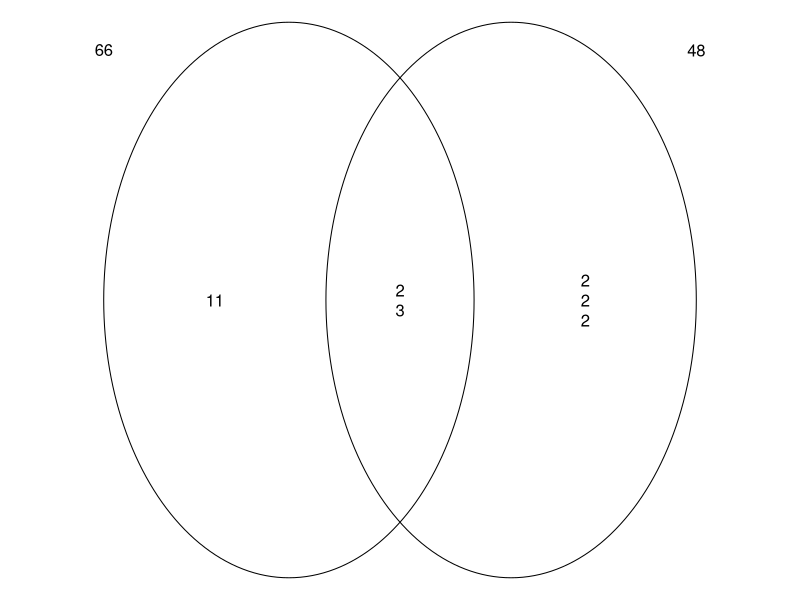

Write the R code that produced this figure.
## ---- chunk 1
gcd2 <- function(a, b) {
  if (b == 0) a else Recall(b, a %% b)
}
gcd <- function(...) Reduce(gcd2, c(...))
while(T){
    primes = c(2,3,5,7,11)
    n1 = sample(3:7,1)
    n2 = sample(3:7,1)
    p1 = sample(primes,n1,T,c(8,5,6,3,3))
    p2 = sample(primes,n2,T,c(8,5,6,3,3))
    c1 = prod(p1)
    c2 = prod(p2)
    gcf = gcd2(c1,c2)
    lcm = c1*c2/gcf
    if(gcf>1 && sum(c1==7)<2 && sum(c1==11)<2 && sum(c2==7)<2 && sum(c2==11)<2 && c1<500 && c2<500 && lcm>max(c(c1,c2)) && !(gcf %in% primes)){break}
}


## ---- chunk 2
vals1 = sort(unique(p1))
cnts1 = numeric()
for(v in vals1){
    cnts1 = c(cnts1,sum(p1==v))
}
ex1 = paste0(vals1,"^{",cnts1,"}",collapse="\\cdot ")

vals2 = sort(unique(p2))
cnts2 = numeric()
for(v in vals2){
    cnts2 = c(cnts2,sum(p2==v))
}
ex2 = paste0(vals2,"^{",cnts2,"}",collapse="\\cdot ")

vals3 = unique(c(p1,p2))
cnts3 = numeric()
p3 = numeric()

Acnt = cnts1
Bcnt = cnts2

for(v in vals3){
    beep = min(c(sum(p1==v),sum(p2==v)))
    cnts3 = c(cnts3,beep)
    p3 = c(p3,rep(v,beep))
    Acnt[vals1==v] = Acnt[vals1==v]-beep
    Bcnt[vals2==v] = Bcnt[vals2==v]-beep
}
ex2 = paste0(vals2,"^{",cnts2,"}",collapse="\\cdot ")

pA = numeric()
pB = numeric()

for(i in vals1){
    pA = c(pA,rep(i,Acnt[vals1==i]))
}

for(i in vals2){
    pB = c(pB,rep(i,Bcnt[vals2==i]))
}

## ---- chunk 3
par(mar=c(0,0,0,0))
plot(0,0,type="n",axes=F,ann=F,xlim=c(0,2),ylim=c(0,1))
th = seq(0,2*pi,pi/100)
lines(0.5*cos(th)+0.7,0.5*sin(th)+0.5)
lines(0.5*cos(th)+1.3,0.5*sin(th)+0.5)
txi = paste0(sort(p3),collapse="\n")
text(1,0.5,txi)
txa = paste0(sort(pA),collapse="\n")
text(0.5,0.5,txa)
txb = paste0(sort(pB),collapse="\n")
text(1.5,0.5,txb)
text(0.2,0.95,c1)
text(1.8,0.95,c2)
